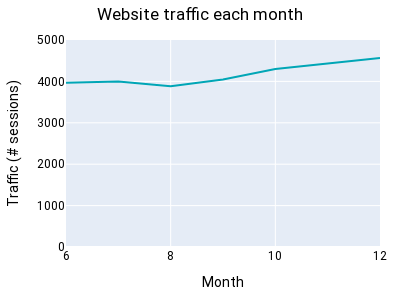

Here is the notebook cell this chart was saved with:
### Code cell
# Plot a small crop of the data to make it look like a positive trend
traffic_misleading = px.line(
    traffic_data.iloc[5:12], 
    x='month', 
    y='traffic',
    title='Website traffic each month',
    labels=dict(month="Month", traffic="Traffic (# sessions)"),
    color_discrete_sequence=['#00a6b6']*len(traffic_data.iloc[5:12])
)

# Make it pretty
traffic_misleading.update_layout(width=400, height=300,
                 font_family="Roboto",
                 font_color="black",
                 margin=dict(l=50, r=20, t=40,b=40), title_x=0.5)
traffic_misleading.update_yaxes(range=[0, 5000])
traffic_misleading.show()

plotly.io.write_image(traffic_misleading, "output/traffic_misleading.svg", width=400, height=400, scale=1)

### Figure 1 — Plotly figure (JSON) as saved in the notebook; plotly's stock layout.template omitted (floating-point values rounded to 4 significant figures)
{"data": [{"hovertemplate": "Month=%{x}<br>Traffic (# sessions)=%{y}<extra></extra>", "legendgroup": "", "line": {"color": "#00a6b6", "dash": "solid"}, "mode": "lines", "name": "", "orientation": "v", "showlegend": false, "type": "scatter", "x": [6, 7, 8, 9, 10, 11, 12], "xaxis": "x", "y": [3965, 3996, 3882, 4048, 4302, 4433, 4567], "yaxis": "y"}], "layout": {"font": {"color": "black", "family": "Roboto"}, "height": 300, "legend": {"tracegroupgap": 0}, "margin": {"b": 40, "l": 50, "r": 20, "t": 40}, "title": {"text": "Website traffic each month", "x": 0.5}, "width": 400, "xaxis": {"anchor": "y", "autorange": true, "domain": [0, 1], "range": [6, 12], "title": {"text": "Month"}, "type": "linear"}, "yaxis": {"anchor": "x", "domain": [0, 1], "range": [0, 5000], "title": {"text": "Traffic (# sessions)"}, "type": "linear"}}}
